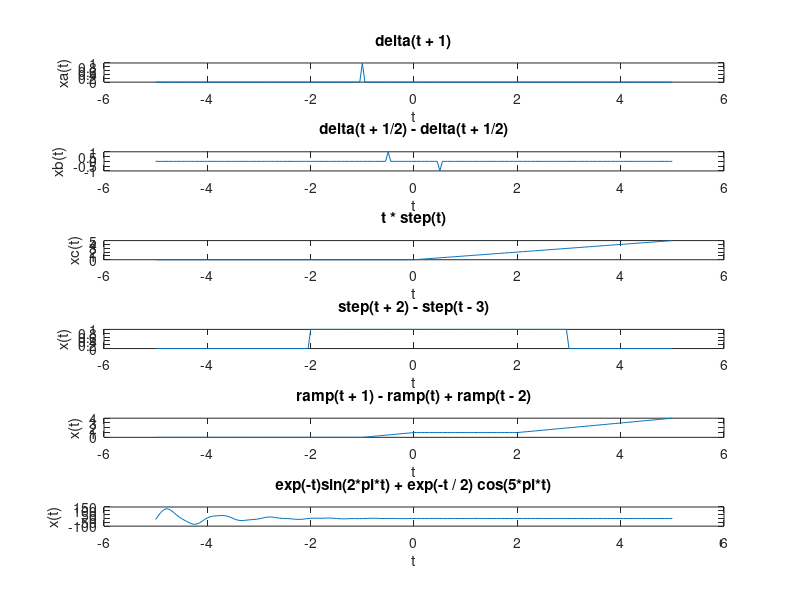

The MATLAB script that drew this image:
clear all;
clc;
t = -5:0.05:5;
for i = 1:length(t)
    if(t(i) == -1)
        xa(i) = 1
    else
        xa(i) = 0
    end
end
subplot(6,1,1)
plot(t,xa)
xlabel('t')
ylabel('xa(t)')
title('delta(t + 1)')

subplot(6,1,2)
for i = 1:length(t)
    if(t(i) == -1/2)
        xb1(i) = 1
        xb2(i) = 0
    elseif(t(i) == 1/2)
        xb2(i) = 1
        xb1(i) = 0
    else
        xb1(i) = 0
        xb2(i) = 0
    end
end
xb = xb1 - xb2
plot(t, xb)
xlabel('t')
ylabel('xb(t)')
title('delta(t + 1/2) - delta(t + 1/2)')

subplot(6,1,3)
for i = 1:length(t)
    if(t(i) < 0)
        step(i) = 0
    else
        step(i) = 1
    end
end
xc = t .* step;
plot(t,xc)
xlabel('t')
ylabel('xc(t)')
title('t * step(t)')

subplot(6,1,4)
for i = 1:length(t)
    if(t(i) < -2)
        step1(i) = 0
    else
        step1(i) = 1
    end
    if(t(i) < 3)
        step2(i) = 0
    else
        step2(i) = 1
    end
end
xd = step1 - step2
plot(t,xd)
xlabel('t')
ylabel('x(t)')
title('step(t + 2) - step(t - 3)')

subplot(6,1,5)
for i = 1:length(t)
    if(t(i) < -1)
        ramp1(i) = 0;
    else
        ramp1(i) = t(i) + 1;
    end
    if(t(i) < 0)
        ramp2(i) = 0;
    else
        ramp2(i) = t(i);
    end
    if(t(i) >= 2)
        ramp3(i) = t(i) - 2;
    else
        ramp3(i) = 0;
    end
end
xe = ramp1 - ramp2 + ramp3;
plot(t,xe)
xlabel('t')
ylabel('x(t)')
title('ramp(t + 1) - ramp(t) + ramp(t - 2)')

subplot(6,1,6)
xf = (exp(-t) .* sin(2 * pi * t)) + (exp(-t / 2) .* cos(5 * pi *t));
plot(t,xf)
xlabel('t')
ylabel('x(t)')
title('exp(-t)sin(2*pi*t) + exp(-t / 2) cos(5*pi*t)')
